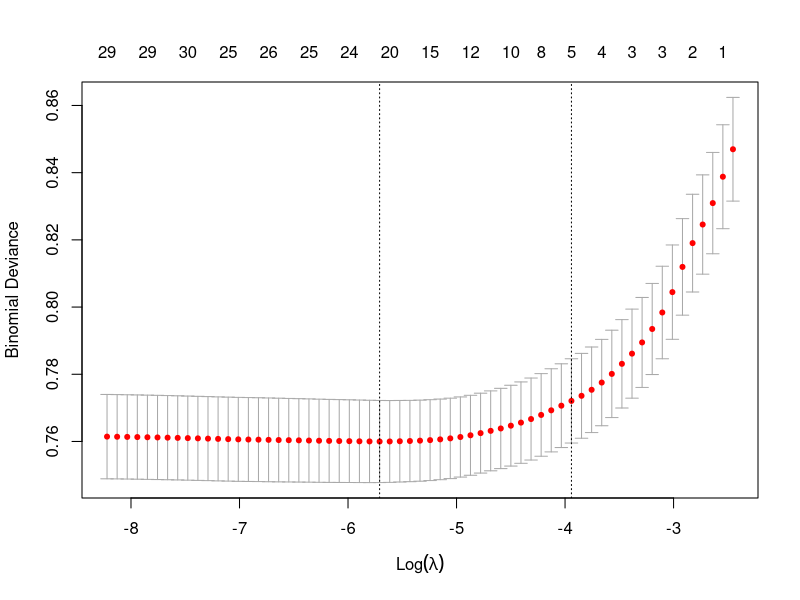

Source code (R):
library(MASS)
library(tidyverse)
dta<- read_csv("MI_clean_data1.csv")
mod_org <- glm(DIFFHEAR ~1, 
               family = "binomial",
               data = dta)
mod_final <- glm(DIFFHEAR ~., 
                 family = "binomial",
                 data = dta)
mod_step <- stepAIC(mod_org, mod_final)

library(glmnet)
library(fastDummies)
dta_n <- dummy_cols(dta)

class <- sapply(dta_n, function(x){
  class(x)
})

dta_n <- dta_n[,class != "character"]
class <- sapply(dta_n, function(x){
  class(x)
})
class
dta_n <- dta_n %>%
  dplyr::select(-id) 
x <-dta_n %>% dplyr::select(-DIFFHEAR, -DIVINYR , -WIDINYR) %>% as.matrix()

y <- dta_n$DIFFHEAR %>% as.matrix()

cv_model <- cv.glmnet(x, 
                      y, 
                      family = "binomial",
                      alpha = 1)
# I set the lambda to be the lambda within 1 se from the lowest AIC
lambda <- cv_model$lambda.1se
cv_model
plot(cv_model)
glmnet(x,y,
       family = "binomial",
       alpha = 1,
       lambda = lambda) %>% coef()
